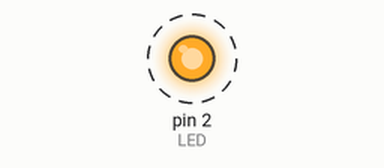
The sketch below on a simulated Arduino Uno, built with avr-gcc and run on an emulated ATmega328P. Shown: output pins drawn as LEDs (lit = HIGH). Dashed ring = blinking.

Above: at 0.12 s.
Timing chart, 0 to 3.0 s (numbered marks = the images above):
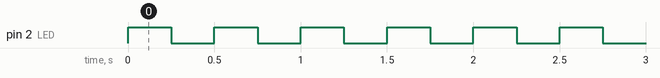

Measured:
- by itself, pin 2 (LED): alternates HIGH for 0.25 s and LOW for 0.25 s

The sketch:

I_LED_BLINK_0.25_SEC.ino
```cpp
const int LED=2;
void setup() {
  pinMode(LED, OUTPUT);
}

void loop() {
 digitalWrite(LED, HIGH);
 delay(250);
 digitalWrite(LED, LOW);
 delay(250);
}
```
